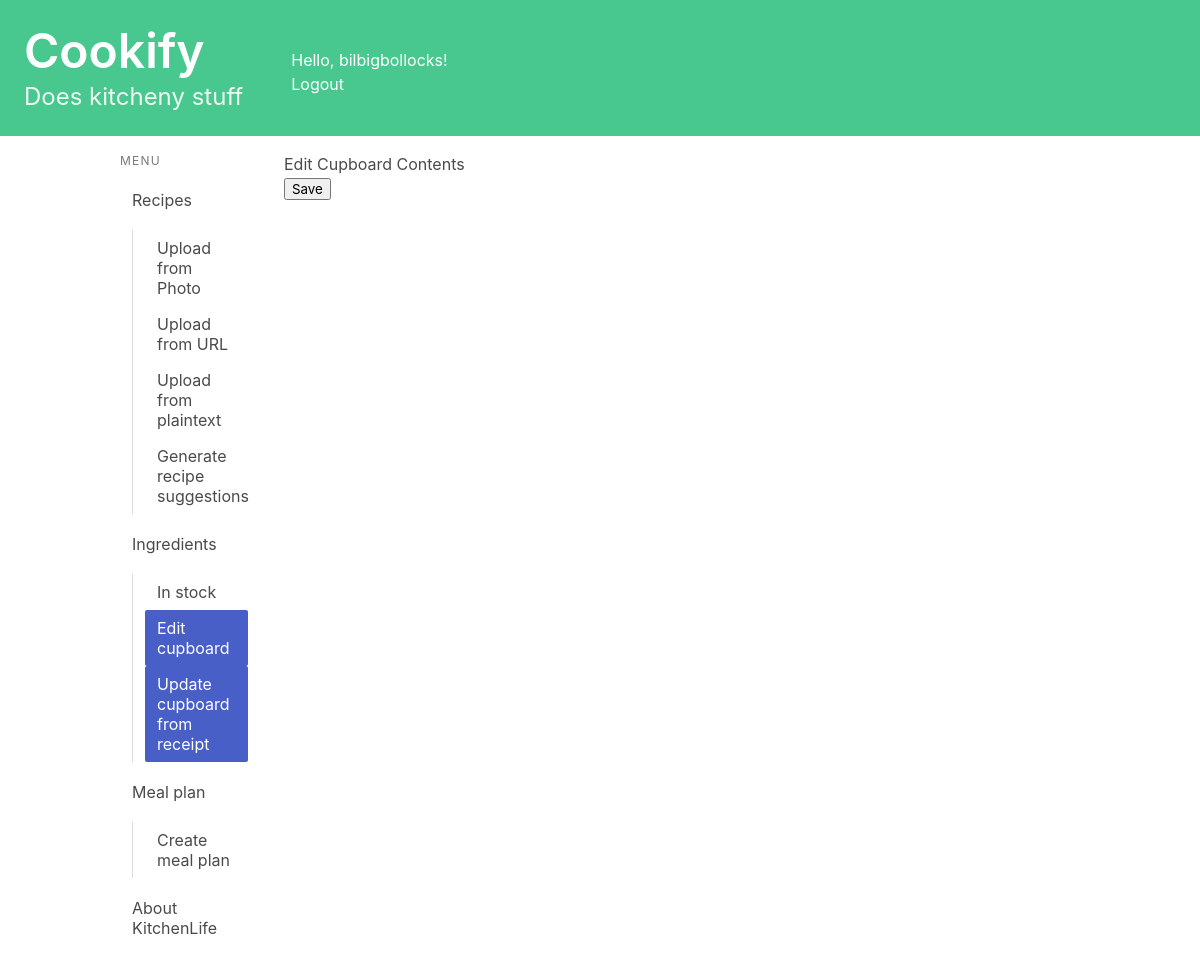
The app's page /cupboard/editcupboard/ (signed in), older data.
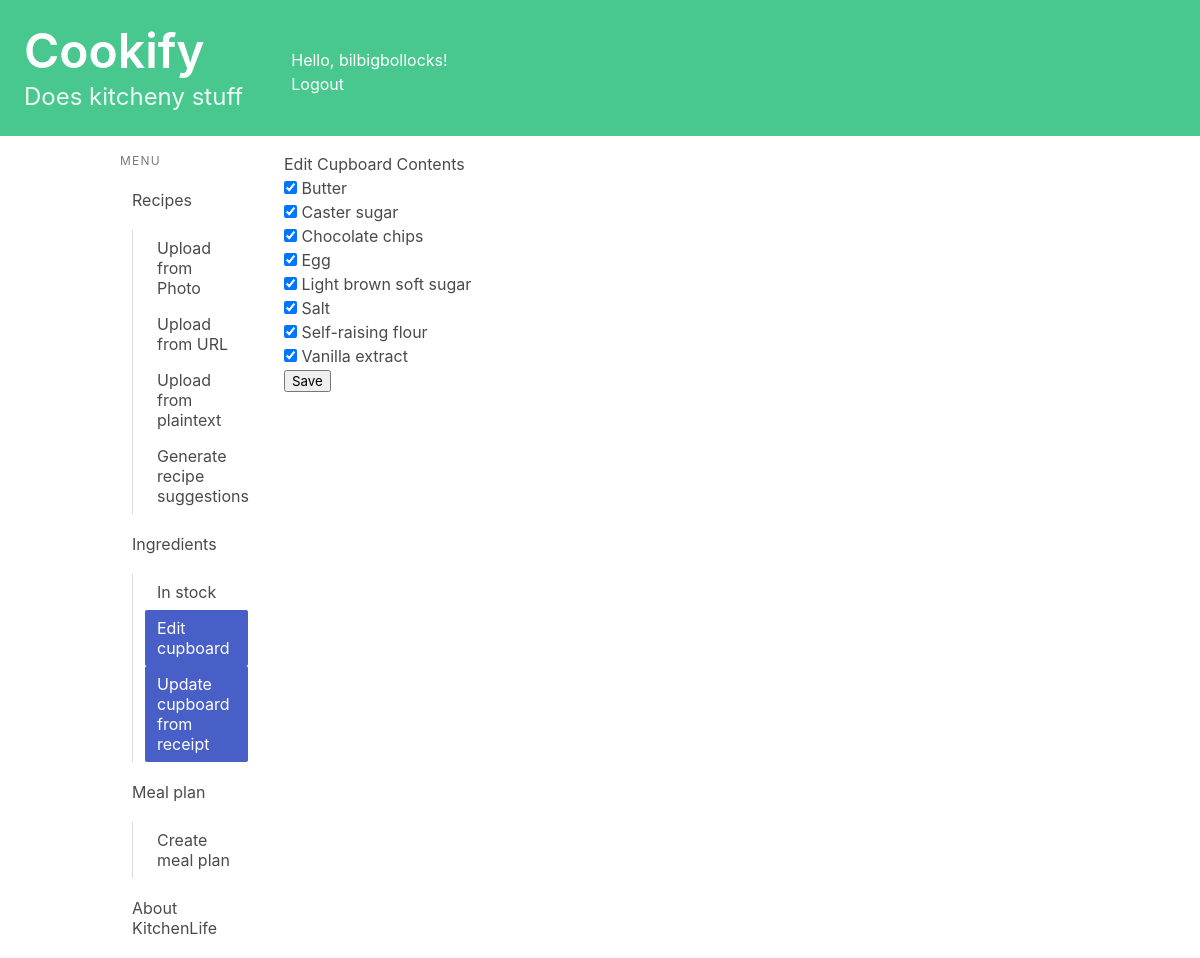
The same page, newer data.
### recipes/models.py (models this page shows, shortened)
class ProfileIngredient(models.Model):
    profile = models.ForeignKey(Profile, on_delete=models.CASCADE, related_name="profile_ingredient")
    ingredient = models.ForeignKey(Ingredient, on_delete=models.CASCADE, related_name="profile_ingredient")
    in_stock = models.BooleanField(default = False)
    date_added = models.DateTimeField(default=timezone.now)
    expiry_date = models.DateField(null=True, blank=True)
    class Meta:
        unique_together = ('profile', 'ingredient',)
        ordering = ['-expiry_date']
        get_latest_by = 'expiry_date'

### cupboard/models.py (models this page shows, shortened)
class Ingredient(models.Model):
    name = models.CharField(max_length=50)
    long_life = models.BooleanField(null= True, blank=True)
    shelf_life = models.IntegerField(null= True, blank=True)
    substitutes = models.CharField(max_length = 200, null = True, blank= True)
    category = models.CharField(max_length=60, null= True, blank=True)
    calories = models.IntegerField(default = 0)
    carbohydrates = models.FloatField(default = 0)
    sugar = models.FloatField(default = 0)
    fat = models.FloatField(default = 0)
    protein = models.FloatField(default = 0)
    fibre = models.FloatField(default = 0)
    typical_weight = models.IntegerField(null= True, blank=True)

### cupboard/views.py (the view, shortened to what this page needs)
# urls.py: path('editcupboard/', views.edit_cupboard, name='edit_cupboard'),
@login_required
def edit_cupboard(request):
    profile = request.user.profile
    profile_ingredient_list = profile.profile_ingredient.filter(in_stock=True).order_by("ingredient__name")
    context = {'profile_ingredients': profile_ingredient_list}
    return render(request, 'cupboard/edit_cupboard.html', context)

### recipes/templatetags/is_active.py (called while the page is built)
@register.simple_tag
def is_active(request, url):
    if reverse(url) == request.path:
        return "is-active"
    return ""

### cupboard/templates/cupboard/edit_cupboard.html (shortened to what this page needs)
{% extends 'base.html' %}
{% block content %}
  <h1>Edit Cupboard Contents</h1>
  <form method="post">
    <ul>
    {% for profile_ingredient in profile_ingredients %}
      <li>
        <input type="checkbox" id="ingredient-{{ forloop.counter }}" name="ingredients" value="{{ profile_ingredient.ingredient.id }}" checked>
        <label for="ingredient-{{ forloop.counter }}"> {{ profile_ingredient.ingredient.name }} </label>
      </li>
    {% endfor %}
    </ul>
    <button type="submit">Save</button>
  </form>
{% endblock %}

Row changes from the older to the newer data that the page shows:
now on this page (row edited): ProfileIngredient: ingredient.name "Butter"
now on this page (row edited): ProfileIngredient: ingredient.name "Caster sugar"
now on this page (row edited): ProfileIngredient: ingredient.name "Chocolate chips"
now on this page (row edited): ProfileIngredient: ingredient.name "Egg"
now on this page (row edited): ProfileIngredient: ingredient.name "Light brown soft sugar"
now on this page (row edited): ProfileIngredient: ingredient.name "Salt"
now on this page (row edited): ProfileIngredient: ingredient.name "Self-raising flour"
now on this page (row edited): ProfileIngredient: ingredient.name "Vanilla extract"
